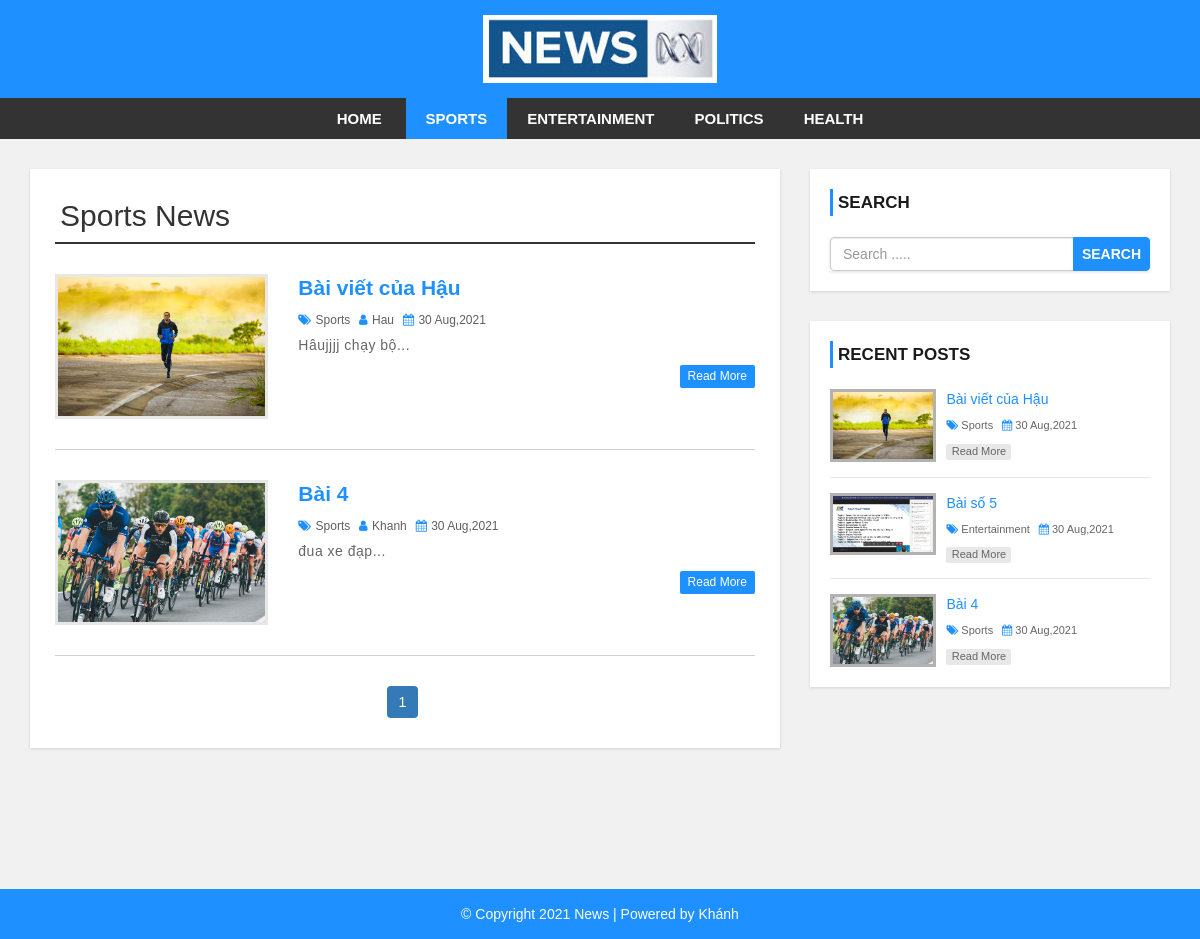
Page /category.php?cid=34 on the committed database.
### tables this page shows
CREATE TABLE `settings` (
  `id` int(11) NOT NULL,
  `websitename` varchar(60) NOT NULL,
  `logo` varchar(50) NOT NULL,
  `footerdesc` varchar(255) NOT NULL
);

CREATE TABLE `category` (
  `category_id` int(11) NOT NULL,
  `category_name` varchar(100) NOT NULL,
  `post` int(11) NOT NULL DEFAULT 0
);

CREATE TABLE `post` (
  `post_id` int(11) NOT NULL,
  `title` varchar(100) NOT NULL,
  `description` text NOT NULL,
  `category` varchar(100) NOT NULL,
  `post_date` varchar(50) NOT NULL,
  `author` int(11) NOT NULL,
  `post_img` varchar(100) NOT NULL
);

CREATE TABLE `user` (
  `user_id` int(11) NOT NULL,
  `first_name` varchar(30) NOT NULL,
  `last_name` varchar(30) NOT NULL,
  `username` varchar(30) DEFAULT NULL,
  `password` varchar(40) DEFAULT NULL,
  `role` int(11) NOT NULL
);

### config.php (called while the page is built, shortened)
<?php
$hostname = "http://localhost/news-site";
?>

### category.php (the view, shortened to what this page needs)
<?php include 'header.php'; ?>
    <div id="main-content">
      <div class="container">
        <div class="row">
            <div class="col-md-8">
                <div class="post-container">
                  <?php
                  include "config.php";
                  if(isset($_GET['cid'])){
                    $cat_id = $_GET['cid'];
                    $sql1 = "SELECT * FROM category WHERE category_id = {$cat_id}";
                    $result1 = mysqli_query($conn, $sql1) or die("Query Failed.");
                    $row1 = mysqli_fetch_assoc($result1);
                  ?>
                  <h2 class="page-heading"><?php echo $row1['category_name']; ?> News</h2>
                  <?php
                    $limit = 3;
                    if(isset($_GET['page'])){
                      $page = $_GET['page'];
                    }else{
                      $page = 1;
                    }
                    $offset = ($page - 1) * $limit;
                    $sql = "SELECT post.post_id, post.title, post.description,post.post_date,post.author,
                    category.category_name,user.username,post.category,post.post_img FROM post
                    LEFT JOIN category ON post.category = category.category_id
                    LEFT JOIN user ON post.author = user.user_id
                    WHERE post.category = {$cat_id}
                    ORDER BY post.post_id DESC LIMIT {$offset},{$limit}";
                    $result = mysqli_query($conn, $sql) or die("Query Failed.");
                    if(mysqli_num_rows($result) > 0){
                      while($row = mysqli_fetch_assoc($result)) {
                  ?>
                    <div class="post-content">
                        <div class="row">
                            <div class="col-md-4">
                              <a class="post-img" href="single.php?id=<?php echo $row['post_id']; ?>"><img src="admin/upload/<?php echo $row['post_img']; ?>" alt=""/></a>
                            </div>
                            <div class="col-md-8">
                              <div class="inner-content clearfix">
                                  <h3><a href='single.php?id=<?php echo $row['post_id']; ?>'><?php echo $row['title']; ?></a></h3>
                                  <div class="post-information">
                                      <span>
                                          <i class="fa fa-tags" aria-hidden="true"></i>
                                          <a href='category.php?cid=<?php echo $row['category']; ?>'><?php echo $row['category_name']; ?></a>
                                      </span>
                                      <span>
                                          <i class="fa fa-user" aria-hidden="true"></i>
                                          <a href='author.php?aid=<?php echo $row['author']; ?>'><?php echo $row['username']; ?></a>
                                      </span>
                                      <span>
                                          <i class="fa fa-calendar" aria-hidden="true"></i>
                                          <?php echo $row['post_date']; ?>
                                      </span>
                                  </div>
                                  <p class="description">
                                      <?php echo substr($row['description'],0,130) . "..."; ?>
                                  </p>
                                  <a class='read-more pull-right' href='single.php?id=<?php echo $row['post_id']; ?>'>read more</a>
                              </div>
                            </div>
                        </div>
                    </div>
                    <?php
                      }
                    }else{
                      echo "<h2>No Record Found.</h2>";
                    }
                    if(mysqli_num_rows($result1) > 0){
                      $total_records = $row1['post'];
                      $total_page = ceil($total_records / $limit);
                      echo '<ul class="pagination admin-pagination">';
                      for($i = 1; $i <= $total_page; $i++){
                        if($i == $page){
                          $active = "active";
                        }else{
                          $active = "";
                        }
                        echo '<li class="'.$active.'"><a href="category.php?cid='.$cat_id .'&page='.$i.'">'.$i.'</a></li>';
                      }
                      echo '</ul>';
                    }
                  }else{
                    echo "<h2>No Record Found.</h2>";
                  }
                    ?>
                </div>
            </div>
            <?php include 'sidebar.php'; ?>
        </div>
      </div>
    </div>
<?php include 'footer.php'; ?>

### header.php (shortened to what this page needs)
<?php
  include "config.php";
?>
<!DOCTYPE html>
<html lang="en">
<head>
    <link rel="stylesheet" href="css/bootstrap.min.css" />
    <link rel="stylesheet" href="css/font-awesome.css">
    <link rel="stylesheet" href="css/style.css">
</head>
<body>
<div id="header">
    <div class="container">
        <div class="row">
            <div class=" col-md-offset-4 col-md-4">
              <?php
                include "config.php";
                $sql = "SELECT * FROM settings";
                $result = mysqli_query($conn, $sql) or die("Query Failed.");
                if(mysqli_num_rows($result) > 0){
                  while($row = mysqli_fetch_assoc($result)) {
                    if($row['logo'] == ""){
                      echo '<a href="index.php"><h1>'.$row['websitename'].'</h1></a>';
                    }else{
                      echo '<a href="index.php" id="logo"><img src="admin/images/'. $row['logo'] .'"></a>';
                    }
                  }
                }
                ?>
            </div>
        </div>
    </div>
</div>
<div id="menu-bar">
    <div class="container">
        <div class="row">
            <div class="col-md-12">
              <?php
                include "config.php";
                if(isset($_GET['cid'])){
                  $cat_id = $_GET['cid'];
                }
                $sql = "SELECT * FROM category WHERE post > 0";
                $result = mysqli_query($conn, $sql) or die("Query Failed. : Category");
                if(mysqli_num_rows($result) > 0){
                  $active = "";
              ?>
                <ul class='menu'>
                  <li><a href='<?php echo $hostname; ?>'>Home</a></li>
                  <?php while($row = mysqli_fetch_assoc($result)) {
                    if(isset($_GET['cid'])){
                      if($row['category_id'] == $cat_id){
                        $active = "active";
                      }else{
                        $active = "";
                      }
                    }
                    echo "<li><a class='{$active}' href='category.php?cid={$row['category_id']}'>{$row['category_name']}</a></li>";
                  } ?>
                </ul>
                <?php } ?>
            </div>
        </div>
    </div>
</div>

### sidebar.php
<div id="sidebar" class="col-md-4">
    <div class="search-box-container">
        <h4>Search</h4>
        <form class="search-post" action="search.php" method ="GET">
            <div class="input-group">
                <input type="text" name="search" class="form-control" placeholder="Search .....">
                <span class="input-group-btn">
                    <button type="submit" class="btn btn-danger">Search</button>
                </span>
            </div>
        </form>
    </div>
    <div class="recent-post-container">
        <h4>Recent Posts</h4>
        <?php
        include "config.php";
        $limit = 3;
        $sql = "SELECT post.post_id, post.title, post.post_date,
        category.category_name,post.category,post.post_img FROM post
        LEFT JOIN category ON post.category = category.category_id
        ORDER BY post.post_id DESC LIMIT {$limit}";
        $result = mysqli_query($conn, $sql) or die("Query Failed. : Recent Post");
        if(mysqli_num_rows($result) > 0){
          while($row = mysqli_fetch_assoc($result)) {
      ?>
        <div class="recent-post">
            <a class="post-img" href="single.php?id=<?php echo $row['post_id']; ?>">
                <img src="admin/upload/<?php echo $row['post_img']; ?>" alt=""/>
            </a>
            <div class="post-content">
                <h5><a href="single.php?id=<?php echo $row['post_id']; ?>"><?php echo $row['title']; ?></a></h5>
                <span>
                    <i class="fa fa-tags" aria-hidden="true"></i>
                    <a href='category.php?cid=<?php echo $row['category']; ?>'><?php echo $row['category_name']; ?></a>
                </span>
                <span>
                    <i class="fa fa-calendar" aria-hidden="true"></i>
                    <?php echo $row['post_date']; ?>
                </span>
                <a class="read-more" href="single.php?id=<?php echo $row['post_id']; ?>">read more</a>
            </div>
        </div>
    <?php
      }
    }
    ?>
    </div>
</div>

### footer.php
<div id ="footer">
    <div class="container">
        <div class="row">
            <div class="col-md-12">
              <?php
                include "config.php";
                $sql = "SELECT * FROM settings";
                $result = mysqli_query($conn, $sql) or die("Query Failed.");
                if(mysqli_num_rows($result) > 0){
                  while($row = mysqli_fetch_assoc($result)) {
              ?>
                <span><?php echo $row['footerdesc']; ?></span>
              <?php
                }
              }
              ?>
            </div>
        </div>
    </div>
</div>
</body>
</html>

### css/style.css (style rules this page uses)
body { background: #f1f1f1; font-family: sans-serif,arial,Helvetica; }
a, a:hover, a:focus { text-decoration: none; outline: none; }
ul { margin:0; padding:0; list-style:none; }
h2.page-heading { margin: 5px 0 30px; padding: 0 5px 10px; border-bottom: 2px solid #333; }
form { background: #fff; padding: 25px; box-shadow:0 1px 3px rgba(0, 0, 0, 0.13); }
#header { background: #1e90ff; text-align: center; padding: 15px; }
#logo { display: inline-block; width: 65%; }
#logo img { width: 100%; }
#menu-bar { background: #333; text-align: center; }
#menu-bar .menu > li { display: inline-block; }
.menu > li > a { padding: 10px 20px; display: block; text-transform: uppercase; color: #fff; font-size: 15px; font-weight:600; transition:all 0.5s ease 0s; }
#menu-bar .menu > li > a:hover, #menu-bar .menu > li > a.active { color:#fff; background:#1e90ff; }
#main-content { padding: 30px 0; min-height: 750px; }
#main-content .post-container { background-color: #fff; padding: 25px; box-shadow: 0 1px 3px rgba(0, 0, 0, 0.13); }
#main-content .post-content { border-bottom: 1px solid #d1d1d1; padding: 0 0 30px; margin-bottom:30px; }
#main-content .post-content img { width: 100%; }
#main-content .post-content .post-img { border: 3px solid #e7e7e7; display: block; height: 145px; overflow: hidden; transition: border .3s; }
#main-content .post-content h3 { font-size: 21px; line-height: 28px; font-weight: 600; margin: 0 0 7px; }
#main-content .post-content h3 a { color: #1e90ff; transition:all 0.3s; }
#main-content .post-content .post-information span { color: #606060; font-size: 12px; text-transform: capitalize; margin: 0 5px 5px 0; display: inline-block; }
#main-content .post-content .post-information i { color: #1e90ff; margin-right: 1px; }
#main-content .post-content .post-information a { color: #606060; text-decoration: none; }
#main-content .post-content p, #main-content .single-post p { color: #666; font-size: 14px; letter-spacing: 0.5px; margin:0 0 10px; }
#main-content .post-content a.read-more { color: #fff; background-color: #1E90FF; font-size: 12px; text-transform: capitalize; padding: 3px 8px; border-radius: 2px; transition: all 0.3s; }
.pagination { display: block; text-align: center; margin: 0; }
.pagination li { display:inline-block; margin: 0 5px 0 0; }
.pagination li a { border: none; background: #1e90ff; color: #fff; }
i.fa { color:#222; }
#sidebar h4 { color: #1A1A1A; font-size: 17px; line-height: 27px; font-weight:600; text-transform: uppercase; padding: 0 0 0 5px; margin: 0 0 21px; border-left: 3px solid #1e90ff; }
#sidebar .search-box-container { background-color: #fff; padding: 20px; margin: 0 0 30px; box-shadow: 0 1px 3px rgba(0, 0, 0, 0.13); }
#sidebar .search-post { padding: 0; }
#sidebar .search-post input { color: #606060; }
#sidebar .search-post .btn { font-weight: 600; text-transform: uppercase; padding: 6px 8px; background-color: #1E90FF; border-color: #1E90FF; outline: none; }
#sidebar .recent-post-container { padding: 20px; background: #fff; box-shadow: 0 1px 3px rgba(0, 0, 0, 0.13); }
#sidebar .recent-post { border-bottom: 1px solid #e7e7e7; padding: 0 0 15px; margin: 0 0 15px; }
#sidebar .recent-post:last-child { margin: 0; padding: 0; border: none; }
#sidebar .recent-post .post-img { display: inline-block; width: 33%; border: 3px solid rgba(0,0,0,0.3); vertical-align: top; transition: border .3s; }
#sidebar .recent-post .post-img img { width: 100%; }
#sidebar .recent-post .post-content { width: 65%; display: inline-block; border: none; padding: 0 0 0 7px; margin: 0; }
#sidebar .recent-post h5 { font-size: 14px; line-height: 20px; margin: 0 0 5px; }
#sidebar .recent-post h5 a { color: #1E90FF; }
#sidebar .recent-post span { color: #666; font-size: 11px; display: inline-block; margin: 0 5px 10px 0; }
#sidebar .recent-post span a { color: #666; }
#sidebar .recent-post span i { color: #1E90FF; }
#sidebar .recent-post a.read-more { color: #666; background-color: rgba(0,0,0,0.09); width: 65px; font-size: 11px; text-align: center; padding: 0; display: block; transition: all 0.3s; }
#footer { color: #fff; padding:15px 0; text-align:center; background-color:#1e90ff; }

### rows in the picture
settings: logo (picture), footerdesc "© Copyright 2021 News | Powered by Khánh"
category: category_name "SPORTS", category_name "Sports"
category: category_name "ENTERTAINMENT"
category: category_name "POLITICS"
category: category_name "HEALTH"
post: post_img (picture), title "Bài viết của Hậu", category.category_name "Sports", user.username "Hau", post_date "30 Aug,2021", description "Hâujjjj chạy bộ"
post: post_img (picture), title "Bài 4", category.category_name "Sports", user.username "Khanh", post_date "30 Aug,2021", description "đua xe đạp"
post: post_img (picture), title "Bài số 5", category.category_name "Entertainment", post_date "30 Aug,2021"
